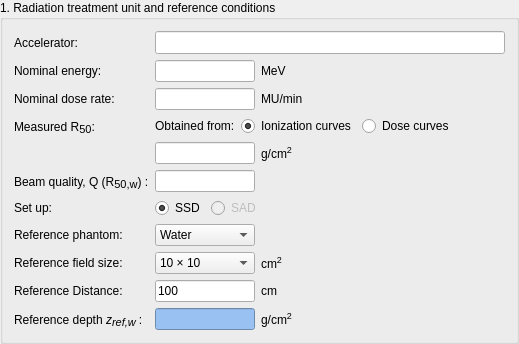
          <widget class="QGroupBox" name="sectionOneGB">
           <property name="enabled">
            <bool>true</bool>
           </property>
           <property name="sizePolicy">
            <sizepolicy hsizetype="Preferred" vsizetype="Fixed">
             <horstretch>0</horstretch>
             <verstretch>0</verstretch>
            </sizepolicy>
           </property>
           <property name="minimumSize">
            <size>
             <width>0</width>
             <height>0</height>
            </size>
           </property>
           <property name="maximumSize">
            <size>
             <width>16777215</width>
             <height>16777215</height>
            </size>
           </property>
           <property name="autoFillBackground">
            <bool>false</bool>
           </property>
           <property name="title">
            <string>1. Radiation treatment unit and reference conditions </string>
           </property>
           <property name="flat">
            <bool>false</bool>
           </property>
           <layout class="QVBoxLayout" name="verticalLayout_2">
            <item>
             <layout class="QFormLayout" name="sectionOneFL">
              <property name="sizeConstraint">
               <enum>QLayout::SetDefaultConstraint</enum>
              </property>
              <property name="fieldGrowthPolicy">
               <enum>QFormLayout::ExpandingFieldsGrow</enum>
              </property>
              <property name="rowWrapPolicy">
               <enum>QFormLayout::DontWrapRows</enum>
              </property>
              <item row="0" column="0">
               <widget class="QLabel" name="linacNameLabel">
                <property name="text">
                 <string>Accelerator:</string>
                </property>
               </widget>
              </item>
              <item row="0" column="1">
               <widget class="QLineEdit" name="linacNameLE">
                <property name="sizePolicy">
                 <sizepolicy hsizetype="Fixed" vsizetype="Fixed">
                  <horstretch>0</horstretch>
                  <verstretch>0</verstretch>
                 </sizepolicy>
                </property>
                <property name="minimumSize">
                 <size>
                  <width>350</width>
                  <height>0</height>
                 </size>
                </property>
                <property name="font">
                 <font>
                  <pointsize>10</pointsize>
                 </font>
                </property>
                <property name="clearButtonEnabled">
                 <bool>true</bool>
                </property>
               </widget>
              </item>
              <item row="1" column="0">
               <widget class="QLabel" name="nomAccPotLabel">
                <property name="text">
                 <string>Nominal energy:</string>
                </property>
               </widget>
              </item>
              <item row="1" column="1">
               <layout class="QHBoxLayout" name="nomAccPotHL">
                <item>
                 <widget class="QLineEdit" name="nomAccPotLE">
                  <property name="sizePolicy">
                   <sizepolicy hsizetype="Minimum" vsizetype="Fixed">
                    <horstretch>0</horstretch>
                    <verstretch>0</verstretch>
                   </sizepolicy>
                  </property>
                  <property name="minimumSize">
                   <size>
                    <width>0</width>
                    <height>0</height>
                   </size>
                  </property>
                  <property name="maximumSize">
                   <size>
                    <width>100</width>
                    <height>16777215</height>
                   </size>
                  </property>
                  <property name="mouseTracking">
                   <bool>false</bool>
                  </property>
                  <property name="focusPolicy">
                   <enum>Qt::ClickFocus</enum>
                  </property>
                  <property name="cursorPosition">
                   <number>0</number>
                  </property>
                  <property name="alignment">
                   <set>Qt::AlignLeading|Qt::AlignLeft|Qt::AlignVCenter</set>
                  </property>
                  <property name="readOnly">
                   <bool>false</bool>
                  </property>
                  <property name="clearButtonEnabled">
                   <bool>false</bool>
                  </property>
                 </widget>
                </item>
                <item>
                 <widget class="QLabel" name="nomAccPotUnit">
                  <property name="sizePolicy">
                   <sizepolicy hsizetype="Fixed" vsizetype="Preferred">
                    <horstretch>0</horstretch>
                    <verstretch>0</verstretch>
                   </sizepolicy>
                  </property>
                  <property name="text">
                   <string>MeV</string>
                  </property>
                 </widget>
                </item>
               </layout>
              </item>
              <item row="2" column="0">
               <widget class="QLabel" name="nomDoseRateLabel">
                <property name="text">
                 <string>Nominal dose rate:</string>
                </property>
               </widget>
              </item>
              <item row="2" column="1">
               <layout class="QHBoxLayout" name="nomDoseRateHL">
                <item>
                 <widget class="QLineEdit" name="nomDoseRateLE">
                  <property name="sizePolicy">
                   <sizepolicy hsizetype="Fixed" vsizetype="Fixed">
                    <horstretch>0</horstretch>
                    <verstretch>0</verstretch>
                   </sizepolicy>
                  </property>
                  <property name="maximumSize">
                   <size>
                    <width>100</width>
                    <height>16777215</height>
                   </size>
                  </property>
                 </widget>
                </item>
                <item>
                 <widget class="QLabel" name="nomDoseRateUnit">
                  <property name="text">
                   <string>MU/min</string>
                  </property>
                 </widget>
                </item>
               </layout>
              </item>
              <item row="3" column="0">
               <widget class="QLabel" name="label">
                <property name="sizePolicy">
                 <sizepolicy hsizetype="Fixed" vsizetype="Fixed">
                  <horstretch>0</horstretch>
                  <verstretch>0</verstretch>
                 </sizepolicy>
                </property>
                <property name="text">
                 <string>&lt;html&gt;&lt;head/&gt;&lt;body&gt;&lt;p&gt;Measured R&lt;span style=&quot; font-size:12pt; vertical-align:sub;&quot;&gt;50&lt;/span&gt;:&lt;/p&gt;&lt;/body&gt;&lt;/html&gt;</string>
                </property>
               </widget>
              </item>
              <item row="3" column="1">
               <layout class="QVBoxLayout" name="beamQR50VL">
                <item>
                 <layout class="QHBoxLayout" name="r50SourceHL">
                  <item>
                   <widget class="QLabel" name="label_2">
                    <property name="sizePolicy">
                     <sizepolicy hsizetype="Fixed" vsizetype="Preferred">
                      <horstretch>0</horstretch>
                      <verstretch>0</verstretch>
                     </sizepolicy>
                    </property>
                    <property name="text">
                     <string>Obtained from:</string>
                    </property>
                   </widget>
                  </item>
                  <item>
                   <widget class="QRadioButton" name="ionCurveRadioButton">
                    <property name="sizePolicy">
                     <sizepolicy hsizetype="Fixed" vsizetype="Fixed">
                      <horstretch>0</horstretch>
                      <verstretch>0</verstretch>
                     </sizepolicy>
                    </property>
                    <property name="text">
                     <string>Ionization curves</string>
                    </property>
                    <property name="checked">
                     <bool>true</bool>
                    </property>
                    <attribute name="buttonGroup">
                     <string notr="true">r50SourceGroup</string>
                    </attribute>
                   </widget>
                  </item>
                  <item>
                   <widget class="QRadioButton" name="doseCurveRadioButton">
                    <property name="sizePolicy">
                     <sizepolicy hsizetype="Fixed" vsizetype="Fixed">
                      <horstretch>0</horstretch>
                      <verstretch>0</verstretch>
                     </sizepolicy>
                    </property>
                    <property name="text">
                     <string>Dose curves</string>
                    </property>
                    <attribute name="buttonGroup">
                     <string notr="true">r50SourceGroup</string>
                    </attribute>
                   </widget>
                  </item>
                 </layout>
                </item>
                <item>
                 <layout class="QFormLayout" name="formLayout">
                  <item row="0" column="0">
                   <widget class="QLineEdit" name="measuredR50LE">
                    <property name="sizePolicy">
                     <sizepolicy hsizetype="Fixed" vsizetype="Fixed">
                      <horstretch>0</horstretch>
                      <verstretch>0</verstretch>
                     </sizepolicy>
                    </property>
                    <property name="minimumSize">
                     <size>
                      <width>100</width>
                      <height>0</height>
                     </size>
                    </property>
                    <property name="maximumSize">
                     <size>
                      <width>100</width>
                      <height>16777215</height>
                     </size>
                    </property>
                   </widget>
                  </item>
                  <item row="0" column="1">
                   <widget class="QLabel" name="r50Unit">
                    <property name="sizePolicy">
                     <sizepolicy hsizetype="Fixed" vsizetype="Preferred">
                      <horstretch>0</horstretch>
                      <verstretch>0</verstretch>
                     </sizepolicy>
                    </property>
                    <property name="text">
                     <string>&lt;html&gt;&lt;head/&gt;&lt;body&gt;&lt;p&gt;g/cm&lt;span style=&quot; font-size:11pt; vertical-align:super;&quot;&gt;2&lt;/span&gt;&lt;/p&gt;&lt;/body&gt;&lt;/html&gt;</string>
                    </property>
                   </widget>
                  </item>
                 </layout>
                </item>
               </layout>
              </item>
              <item row="4" column="0">
               <widget class="QLabel" name="beamQualityLabel">
                <property name="text">
                 <string>&lt;html&gt;&lt;head/&gt;&lt;body&gt;&lt;p&gt;Beam quality, Q (R&lt;span style=&quot; font-size:12pt; vertical-align:sub;&quot;&gt;50,w&lt;/span&gt;) :&lt;/p&gt;&lt;/body&gt;&lt;/html&gt;</string>
                </property>
               </widget>
              </item>
              <item row="4" column="1">
               <widget class="QLineEdit" name="beamQualityLE">
                <property name="sizePolicy">
                 <sizepolicy hsizetype="Fixed" vsizetype="Fixed">
                  <horstretch>0</horstretch>
                  <verstretch>0</verstretch>
                 </sizepolicy>
                </property>
                <property name="minimumSize">
                 <size>
                  <width>100</width>
                  <height>0</height>
                 </size>
                </property>
                <property name="maximumSize">
                 <size>
                  <width>100</width>
                  <height>16777215</height>
                 </size>
                </property>
                <property name="readOnly">
                 <bool>true</bool>
                </property>
               </widget>
              </item>
              <item row="5" column="0">
               <widget class="QLabel" name="calibSetupLabel">
                <property name="text">
                 <string>Set up:</string>
                </property>
               </widget>
              </item>
              <item row="5" column="1">
               <layout class="QHBoxLayout" name="calSetupHL">
                <item>
                 <widget class="QRadioButton" name="ssdRadioButton">
                  <property name="text">
                   <string>SSD</string>
                  </property>
                  <property name="checked">
                   <bool>true</bool>
                  </property>
                  <property name="autoExclusive">
                   <bool>true</bool>
                  </property>
                  <attribute name="buttonGroup">
                   <string notr="true">calibSetupGroup</string>
                  </attribute>
                 </widget>
                </item>
                <item>
                 <widget class="QRadioButton" name="sadRadioButton">
                  <property name="enabled">
                   <bool>false</bool>
                  </property>
                  <property name="text">
                   <string>SAD</string>
                  </property>
                  <attribute name="buttonGroup">
                   <string notr="true">calibSetupGroup</string>
                  </attribute>
                 </widget>
                </item>
               </layout>
              </item>
              <item row="6" column="0">
               <widget class="QLabel" name="refPhantomLabel">
                <property name="text">
                 <string>Reference phantom:</string>
                </property>
               </widget>
              </item>
              <item row="6" column="1">
               <widget class="QComboBox" name="comboBox">
                <property name="minimumSize">
                 <size>
                  <width>100</width>
                  <height>0</height>
                 </size>
                </property>
                <item>
                 <property name="text">
                  <string>Water</string>
                 </property>
                </item>
                <item>
                 <property name="text">
                  <string>Plastic</string>
                 </property>
                </item>
               </widget>
              </item>
              <item row="7" column="0">
               <widget class="QLabel" name="refFieldSizeLabel">
                <property name="text">
                 <string>Reference field size:</string>
                </property>
               </widget>
              </item>
              <item row="7" column="1">
               <layout class="QHBoxLayout" name="refFieldSizeHL">
                <item>
                 <widget class="QComboBox" name="reffieldSizeComboB">
                  <property name="sizePolicy">
                   <sizepolicy hsizetype="Fixed" vsizetype="Fixed">
                    <horstretch>0</horstretch>
                    <verstretch>0</verstretch>
                   </sizepolicy>
                  </property>
                  <property name="minimumSize">
                   <size>
                    <width>100</width>
                    <height>0</height>
                   </size>
                  </property>
                  <property name="maximumSize">
                   <size>
                    <width>100</width>
                    <height>16777215</height>
                   </size>
                  </property>
                  <item>
                   <property name="text">
                    <string>10 × 10</string>
                   </property>
                  </item>
                  <item>
                   <property name="text">
                    <string>20 × 20</string>
                   </property>
                  </item>
                 </widget>
                </item>
                <item>
                 <widget class="QLabel" name="fieldSizeUnit">
                  <property name="text">
                   <string>&lt;html&gt;&lt;head/&gt;&lt;body&gt;&lt;p&gt;cm&lt;span style=&quot; font-size:11pt; vertical-align:super;&quot;&gt;2&lt;/span&gt;&lt;/p&gt;&lt;/body&gt;&lt;/html&gt;</string>
                  </property>
                 </widget>
                </item>
               </layout>
              </item>
              <item row="8" column="0">
               <widget class="QLabel" name="refDistanceLabel">
                <property name="text">
                 <string>Reference Distance:</string>
                </property>
               </widget>
              </item>
              <item row="8" column="1">
               <layout class="QHBoxLayout" name="refDistanceHL">
                <item>
                 <widget class="QLineEdit" name="refDistanceLE">
                  <property name="sizePolicy">
                   <sizepolicy hsizetype="Fixed" vsizetype="Fixed">
                    <horstretch>0</horstretch>
                    <verstretch>0</verstretch>
                   </sizepolicy>
                  </property>
                  <property name="minimumSize">
                   <size>
                    <width>100</width>
                    <height>0</height>
                   </size>
                  </property>
                  <property name="maximumSize">
                   <size>
                    <width>100</width>
                    <height>16777215</height>
                   </size>
                  </property>
                  <property name="text">
                   <string>100</string>
                  </property>
                  <property name="readOnly">
                   <bool>true</bool>
                  </property>
                 </widget>
                </item>
                <item>
                 <widget class="QLabel" name="refDistanceUnit">
                  <property name="text">
                   <string>cm</string>
                  </property>
                 </widget>
                </item>
               </layout>
              </item>
              <item row="9" column="0">
               <widget class="QLabel" name="refDepthLabel">
                <property name="text">
                 <string>&lt;html&gt;&lt;head/&gt;&lt;body&gt;&lt;p&gt;Reference depth &lt;span style=&quot; font-style:italic;&quot;&gt;z&lt;/span&gt;&lt;span style=&quot; font-size:12pt; font-style:italic; vertical-align:sub;&quot;&gt;ref,w  &lt;/span&gt;:&lt;/p&gt;&lt;/body&gt;&lt;/html&gt;</string>
                </property>
               </widget>
              </item>
              <item row="9" column="1">
               <layout class="QHBoxLayout" name="refDepthHL">
                <item>
                 <widget class="QLineEdit" name="refDepthLE">
                  <property name="sizePolicy">
                   <sizepolicy hsizetype="Fixed" vsizetype="Fixed">
                    <horstretch>0</horstretch>
                    <verstretch>0</verstretch>
                   </sizepolicy>
                  </property>
                  <property name="minimumSize">
                   <size>
                    <width>100</width>
                    <height>0</height>
                   </size>
                  </property>
                  <property name="maximumSize">
                   <size>
                    <width>100</width>
                    <height>16777215</height>
                   </size>
                  </property>
                  <property name="styleSheet">
                   <string notr="true">background-color: rgb(153, 193, 241);</string>
                  </property>
                  <property name="readOnly">
                   <bool>true</bool>
                  </property>
                 </widget>
                </item>
                <item>
                 <widget class="QLabel" name="refDepthUnit">
                  <property name="text">
                   <string>&lt;html&gt;&lt;head/&gt;&lt;body&gt;&lt;p&gt;g/cm&lt;span style=&quot; font-size:11pt; vertical-align:super;&quot;&gt;2&lt;/span&gt;&lt;/p&gt;&lt;/body&gt;&lt;/html&gt;</string>
                  </property>
                 </widget>
                </item>
               </layout>
              </item>
             </layout>
            </item>
           </layout>
          </widget>
